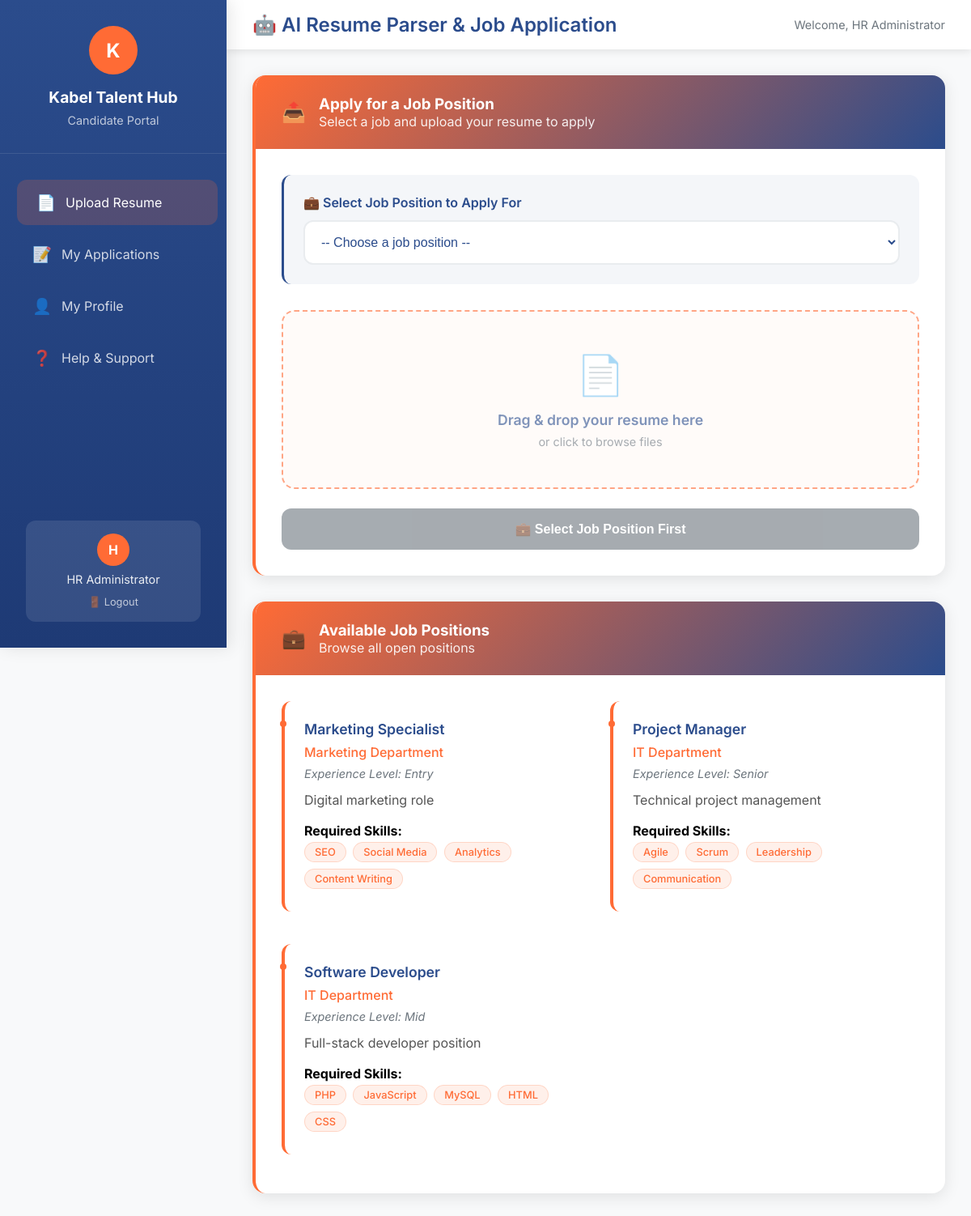
The page /candidate-upload.php (signed in) on the database its author committed.
### tables this page shows
CREATE TABLE job_positions (
    id INT AUTO_INCREMENT PRIMARY KEY,
    title VARCHAR(100) NOT NULL,
    department VARCHAR(50) NOT NULL,
    description TEXT,
    required_skills TEXT NOT NULL,  
    experience_level ENUM('entry', 'mid', 'senior') DEFAULT 'mid',
    status ENUM('active', 'closed') DEFAULT 'active',
    created_by INT,
    created_at TIMESTAMP DEFAULT CURRENT_TIMESTAMP,
    FOREIGN KEY (created_by) REFERENCES users(id)
);

### candidate-upload.php (the view, shortened to what this page needs)
<?php
require_once 'includes/auth.php';
$success = false;
$job_positions = [];
try {
    $job_query = "SELECT id, title, department, description, required_skills, experience_level FROM job_positions WHERE status = 'active' ORDER BY title ASC";
    $job_result = $connection->query($job_query);
    if ($job_result) {
        while ($row = $job_result->fetch_assoc()) {
            $job_positions[] = $row;
        }
    }
} catch (Exception $e) {
    error_log("Error fetching job positions: " . $e->getMessage());
}
?>
<!DOCTYPE html>
<html lang="en">
<head>
</head>
<body>
    <div class="sidebar" id="sidebar">
        <div class="sidebar-brand">
            <div class="logo">K</div>
            <h3>Kabel Talent Hub</h3>
            <p>Candidate Portal</p>
        </div>
        <ul class="sidebar-nav">
            <li>
                <a href="candidate-upload.php" class="active">
                    <span class="icon">📄</span>
                    <span>Upload Resume</span>
                </a>
            </li>
            <li>
                <a href="my-applications.php">
                    <span class="icon">📝</span>
                    <span>My Applications</span>
                </a>
            </li>
            <li>
                <a href="profile.php">
                    <span class="icon">👤</span>
                    <span>My Profile</span>
                </a>
            </li>
            <li>
                <a href="help.php">
                    <span class="icon">❓</span>
                    <span>Help & Support</span>
                </a>
            </li>
        </ul>
        <div class="sidebar-footer">
            <div class="user-profile">
                <div class="avatar"><?php echo substr($_SESSION['full_name'], 0, 1); ?></div>
                <div style="color: rgba(255,255,255,0.9); font-size: 0.9rem; margin-bottom: 0.5rem;">
                    <?php echo htmlspecialchars($_SESSION['full_name']); ?>
                </div>
                <a href="logout.php" style="color: rgba(255,255,255,0.7); text-decoration: none; font-size: 0.8rem;">
                    🚪 Logout
                </a>
            </div>
        </div>
    </div>
    <div class="main-content">
        <div class="topbar">
            <h1 class="page-title">🤖 AI Resume Parser & Job Application</h1>
            <div class="topbar-actions">
                <span style="color: #6c757d; font-size: 0.9rem;">
                    Welcome, <?php echo htmlspecialchars($_SESSION['full_name']); ?>
                </span>
            </div>
        </div>
        <div class="content-area">
            <?php if (!$success): ?>
            <div class="card">
                <div class="card-header">
                    <span class="icon">📤</span>
                    <div>
                        <h3>Apply for a Job Position</h3>
                        <p style="margin: 0; opacity: 0.9;">Select a job and upload your resume to apply</p>
                    </div>
                </div>
                <div class="card-body">
                    <form method="POST" enctype="multipart/form-data" id="uploadForm">
                        <div class="job-selection">
                            <label for="job_position">
                                💼 Select Job Position to Apply For
                            </label>
                            <select name="job_position" id="job_position" class="job-select" required>
                                <option value="">-- Choose a job position --</option>
                            </select>
                        </div>
                        <div class="upload-zone" id="dropZone">
                            <div class="upload-icon">📄</div>
                            <div class="upload-text">
                                Drag & drop your resume here
                            </div>
                            <div class="upload-hint">
                                or click to browse files
                            </div>
                        </div>
                        <button type="submit" class="btn btn-primary" id="submitBtn" style="width: 100%; margin-top: 1.5rem;" disabled>
                        </button>
                    </form>
                </div>
            </div>
            <?php if (!empty($job_positions)): ?>
            <div class="card">
                <div class="card-header">
                    <span class="icon">💼</span>
                    <div>
                        <h3>Available Job Positions</h3>
                        <p style="margin: 0; opacity: 0.9;">Browse all open positions</p>
                    </div>
                </div>
                <div class="card-body">
                    <div style="display: grid; grid-template-columns: repeat(auto-fit, minmax(300px, 1fr)); gap: 1.5rem;">
                        <?php foreach ($job_positions as $job): ?>
                        <div class="experience-item">
                            <div class="item-title"><?php echo htmlspecialchars($job['title']); ?></div>
                            <div class="item-company"><?php echo htmlspecialchars($job['department']); ?> Department</div>
                            <div class="item-duration">
                                Experience Level: <?php echo ucfirst(htmlspecialchars($job['experience_level'])); ?>
                            </div>
                            <div class="item-description">
                                <?php echo htmlspecialchars($job['description']); ?>
                            </div>
                            <div class="skills-required" style="margin-top: 1rem;">
                                <strong>Required Skills:</strong><br>
                                <?php
                                $skills = explode(',', $job['required_skills']);
                                foreach ($skills as $skill):
                                ?>
                                <span class="skill-req-tag"><?php echo trim(htmlspecialchars($skill)); ?></span>
                                <?php endforeach; ?>
                            </div>
                        </div>
                        <?php endforeach; ?>
                    </div>
                </div>
            </div>
            <?php endif; ?>
            <?php endif; ?>
        </div>
    </div>
</body>
</html>

### rows shown on the page
job_positions: title "Marketing Specialist", department "Marketing", experience_level "Entry", description "Digital marketing role", required_skills "SEO", required_skills "Social Media", required_skills "Analytics", required_skills "Content Writing"
job_positions: title "Project Manager", department "IT", experience_level "Senior", description "Technical project management", required_skills "Agile", required_skills "Scrum", required_skills "Leadership", required_skills "Communication"
job_positions: title "Software Developer", department "IT", experience_level "Mid", description "Full-stack developer position", required_skills "PHP", required_skills "JavaScript", required_skills "MySQL", required_skills "HTML", required_skills "CSS"

### other values the page prints
substr($_SESSION['full_name'], 0, 1) "H"
$_SESSION['full_name'] "HR Administrator"
